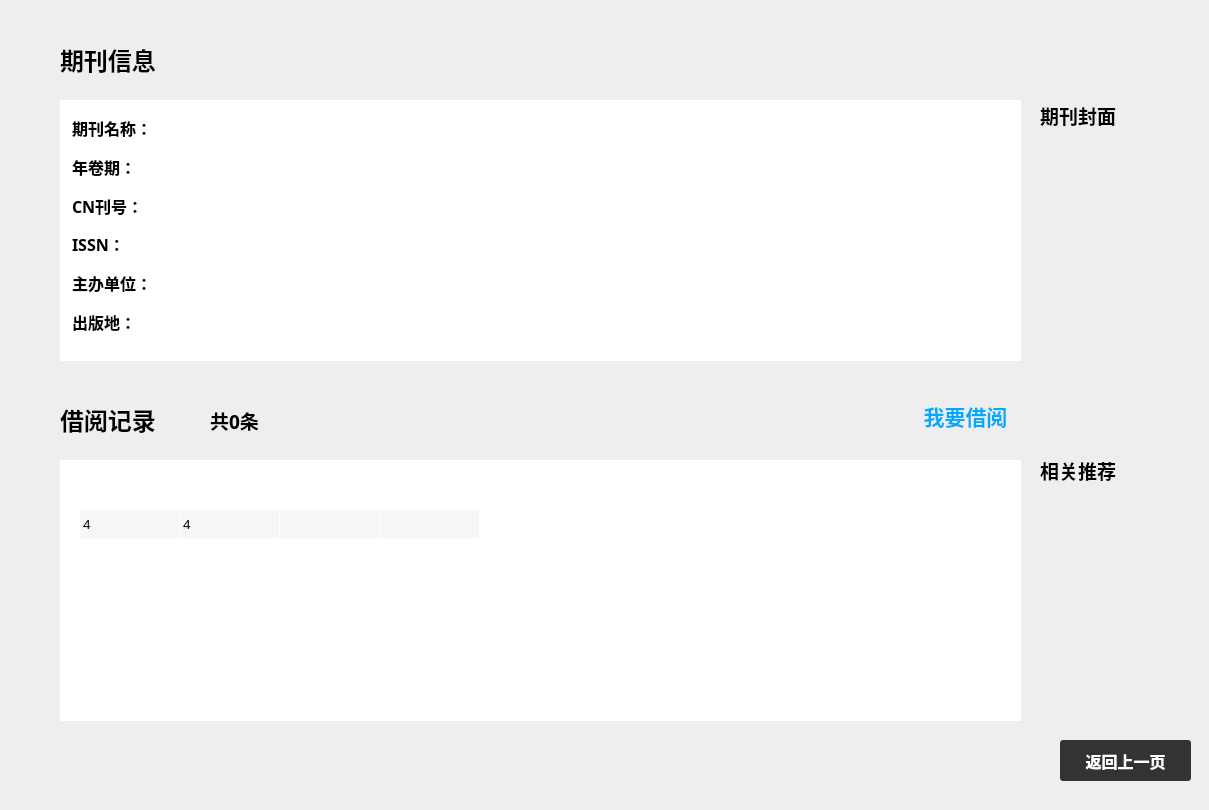
    <widget class="QWidget" name="page_3">
     <widget class="QLabel" name="label_4">
      <property name="geometry">
       <rect>
        <x>60</x>
        <y>30</y>
        <width>120</width>
        <height>60</height>
       </rect>
      </property>
      <property name="font">
       <font>
        <family>微软雅黑</family>
        <pointsize>18</pointsize>
        <weight>75</weight>
        <bold>true</bold>
       </font>
      </property>
      <property name="text">
       <string>期刊信息</string>
      </property>
     </widget>
     <widget class="QLabel" name="label_5">
      <property name="geometry">
       <rect>
        <x>0</x>
        <y>0</y>
        <width>1200</width>
        <height>801</height>
       </rect>
      </property>
      <property name="styleSheet">
       <string notr="true">QLabel{
background-color:rgb(238, 238, 238)
}</string>
      </property>
      <property name="text">
       <string/>
      </property>
     </widget>
     <widget class="QFrame" name="frame">
      <property name="geometry">
       <rect>
        <x>60</x>
        <y>100</y>
        <width>961</width>
        <height>261</height>
       </rect>
      </property>
      <property name="frameShape">
       <enum>QFrame::StyledPanel</enum>
      </property>
      <property name="frameShadow">
       <enum>QFrame::Raised</enum>
      </property>
      <widget class="QLabel" name="label_18">
       <property name="geometry">
        <rect>
         <x>0</x>
         <y>0</y>
         <width>961</width>
         <height>261</height>
        </rect>
       </property>
       <property name="styleSheet">
        <string notr="true">QLabel{
background-color:#ffffff;
}</string>
       </property>
       <property name="text">
        <string/>
       </property>
      </widget>
      <widget class="QLabel" name="label_6">
       <property name="geometry">
        <rect>
         <x>12</x>
         <y>12</y>
         <width>91</width>
         <height>31</height>
        </rect>
       </property>
       <property name="minimumSize">
        <size>
         <width>91</width>
         <height>31</height>
        </size>
       </property>
       <property name="maximumSize">
        <size>
         <width>91</width>
         <height>31</height>
        </size>
       </property>
       <property name="font">
        <font>
         <family>微软雅黑</family>
         <pointsize>12</pointsize>
         <weight>75</weight>
         <bold>true</bold>
        </font>
       </property>
       <property name="styleSheet">
        <string notr="true">QLabel{
background-color:#ffffff;
}</string>
       </property>
       <property name="text">
        <string>期刊名称：</string>
       </property>
      </widget>
      <widget class="QLabel" name="nameInfo">
       <property name="geometry">
        <rect>
         <x>103</x>
         <y>12</y>
         <width>700</width>
         <height>31</height>
        </rect>
       </property>
       <property name="minimumSize">
        <size>
         <width>700</width>
         <height>31</height>
        </size>
       </property>
       <property name="maximumSize">
        <size>
         <width>710</width>
         <height>31</height>
        </size>
       </property>
       <property name="font">
        <font>
         <family>微软雅黑</family>
         <pointsize>12</pointsize>
         <weight>75</weight>
         <bold>true</bold>
        </font>
       </property>
       <property name="styleSheet">
        <string notr="true">QLabel{
background-color:#ffffff;
}</string>
       </property>
       <property name="text">
        <string/>
       </property>
      </widget>
      <widget class="QLabel" name="label_13">
       <property name="geometry">
        <rect>
         <x>12</x>
         <y>128</y>
         <width>60</width>
         <height>31</height>
        </rect>
       </property>
       <property name="minimumSize">
        <size>
         <width>60</width>
         <height>31</height>
        </size>
       </property>
       <property name="maximumSize">
        <size>
         <width>60</width>
         <height>31</height>
        </size>
       </property>
       <property name="font">
        <font>
         <family>微软雅黑</family>
         <pointsize>12</pointsize>
         <weight>75</weight>
         <bold>true</bold>
        </font>
       </property>
       <property name="styleSheet">
        <string notr="true">QLabel{
background-color:#ffffff;
}</string>
       </property>
       <property name="text">
        <string>ISSN：</string>
       </property>
      </widget>
      <widget class="QLabel" name="ISSNInfo">
       <property name="geometry">
        <rect>
         <x>72</x>
         <y>128</y>
         <width>740</width>
         <height>31</height>
        </rect>
       </property>
       <property name="minimumSize">
        <size>
         <width>740</width>
         <height>31</height>
        </size>
       </property>
       <property name="maximumSize">
        <size>
         <width>740</width>
         <height>31</height>
        </size>
       </property>
       <property name="font">
        <font>
         <family>微软雅黑</family>
         <pointsize>12</pointsize>
         <weight>75</weight>
         <bold>true</bold>
        </font>
       </property>
       <property name="styleSheet">
        <string notr="true">QLabel{
background-color:#ffffff;
}</string>
       </property>
       <property name="text">
        <string/>
       </property>
      </widget>
      <widget class="QLabel" name="CNInfo">
       <property name="geometry">
        <rect>
         <x>97</x>
         <y>90</y>
         <width>715</width>
         <height>31</height>
        </rect>
       </property>
       <property name="minimumSize">
        <size>
         <width>715</width>
         <height>31</height>
        </size>
       </property>
       <property name="maximumSize">
        <size>
         <width>715</width>
         <height>31</height>
        </size>
       </property>
       <property name="font">
        <font>
         <family>微软雅黑</family>
         <pointsize>12</pointsize>
         <weight>75</weight>
         <bold>true</bold>
        </font>
       </property>
       <property name="styleSheet">
        <string notr="true">QLabel{
background-color:#ffffff;
}</string>
       </property>
       <property name="text">
        <string/>
       </property>
      </widget>
      <widget class="QLabel" name="label_12">
       <property name="geometry">
        <rect>
         <x>12</x>
         <y>90</y>
         <width>85</width>
         <height>31</height>
        </rect>
       </property>
       <property name="minimumSize">
        <size>
         <width>85</width>
         <height>31</height>
        </size>
       </property>
       <property name="maximumSize">
        <size>
         <width>85</width>
         <height>31</height>
        </size>
       </property>
       <property name="font">
        <font>
         <family>微软雅黑</family>
         <pointsize>12</pointsize>
         <weight>75</weight>
         <bold>true</bold>
        </font>
       </property>
       <property name="styleSheet">
        <string notr="true">QLabel{
background-color:#ffffff;
}</string>
       </property>
       <property name="text">
        <string>CN刊号：</string>
       </property>
      </widget>
      <widget class="QLabel" name="dateInfo">
       <property name="geometry">
        <rect>
         <x>83</x>
         <y>51</y>
         <width>730</width>
         <height>31</height>
        </rect>
       </property>
       <property name="minimumSize">
        <size>
         <width>730</width>
         <height>31</height>
        </size>
       </property>
       <property name="maximumSize">
        <size>
         <width>720</width>
         <height>31</height>
        </size>
       </property>
       <property name="font">
        <font>
         <family>微软雅黑</family>
         <pointsize>12</pointsize>
         <weight>75</weight>
         <bold>true</bold>
        </font>
       </property>
       <property name="styleSheet">
        <string notr="true">QLabel{
background-color:#ffffff;
}</string>
       </property>
       <property name="text">
        <string/>
       </property>
      </widget>
      <widget class="QLabel" name="label_10">
       <property name="geometry">
        <rect>
         <x>12</x>
         <y>51</y>
         <width>71</width>
         <height>31</height>
        </rect>
       </property>
       <property name="minimumSize">
        <size>
         <width>71</width>
         <height>31</height>
        </size>
       </property>
       <property name="maximumSize">
        <size>
         <width>71</width>
         <height>31</height>
        </size>
       </property>
       <property name="font">
        <font>
         <family>微软雅黑</family>
         <pointsize>12</pointsize>
         <weight>75</weight>
         <bold>true</bold>
        </font>
       </property>
       <property name="styleSheet">
        <string notr="true">QLabel{
background-color:#ffffff;
}</string>
       </property>
       <property name="text">
        <string>年卷期：</string>
       </property>
      </widget>
      <widget class="QLabel" name="label_15">
       <property name="geometry">
        <rect>
         <x>12</x>
         <y>206</y>
         <width>71</width>
         <height>31</height>
        </rect>
       </property>
       <property name="minimumSize">
        <size>
         <width>71</width>
         <height>31</height>
        </size>
       </property>
       <property name="maximumSize">
        <size>
         <width>71</width>
         <height>31</height>
        </size>
       </property>
       <property name="font">
        <font>
         <family>微软雅黑</family>
         <pointsize>12</pointsize>
         <weight>75</weight>
         <bold>true</bold>
        </font>
       </property>
       <property name="styleSheet">
        <string notr="true">QLabel{
background-color:#ffffff;
}</string>
       </property>
       <property name="text">
        <string>出版地：</string>
       </property>
      </widget>
      <widget class="QLabel" name="city">
       <property name="geometry">
        <rect>
         <x>83</x>
         <y>206</y>
         <width>730</width>
         <height>31</height>
        </rect>
       </property>
       <property name="minimumSize">
        <size>
         <width>730</width>
         <height>31</height>
        </size>
       </property>
       <property name="maximumSize">
        <size>
         <width>730</width>
         <height>31</height>
        </size>
       </property>
       <property name="font">
        <font>
         <family>微软雅黑</family>
         <pointsize>12</pointsize>
         <weight>75</weight>
         <bold>true</bold>
        </font>
       </property>
       <property name="styleSheet">
        <string notr="true">QLabel{
background-color:#ffffff;
}</string>
       </property>
       <property name="text">
        <string/>
       </property>
      </widget>
      <widget class="QLabel" name="label_14">
       <property name="geometry">
        <rect>
         <x>12</x>
         <y>167</y>
         <width>91</width>
         <height>31</height>
        </rect>
       </property>
       <property name="minimumSize">
        <size>
         <width>91</width>
         <height>31</height>
        </size>
       </property>
       <property name="maximumSize">
        <size>
         <width>91</width>
         <height>31</height>
        </size>
       </property>
       <property name="font">
        <font>
         <family>微软雅黑</family>
         <pointsize>12</pointsize>
         <weight>75</weight>
         <bold>true</bold>
        </font>
       </property>
       <property name="styleSheet">
        <string notr="true">QLabel{
background-color:#ffffff;
}</string>
       </property>
       <property name="text">
        <string>主办单位：</string>
       </property>
      </widget>
      <widget class="QLabel" name="unit">
       <property name="geometry">
        <rect>
         <x>103</x>
         <y>167</y>
         <width>710</width>
         <height>31</height>
        </rect>
       </property>
       <property name="minimumSize">
        <size>
         <width>710</width>
         <height>31</height>
        </size>
       </property>
       <property name="maximumSize">
        <size>
         <width>710</width>
         <height>31</height>
        </size>
       </property>
       <property name="font">
        <font>
         <family>微软雅黑</family>
         <pointsize>12</pointsize>
         <weight>75</weight>
         <bold>true</bold>
        </font>
       </property>
       <property name="styleSheet">
        <string notr="true">QLabel{
background-color:#ffffff;
}</string>
       </property>
       <property name="text">
        <string/>
       </property>
      </widget>
      <zorder>label_18</zorder>
      <zorder>nameInfo</zorder>
      <zorder>label_13</zorder>
      <zorder>ISSNInfo</zorder>
      <zorder>CNInfo</zorder>
      <zorder>label_12</zorder>
      <zorder>dateInfo</zorder>
      <zorder>label_10</zorder>
      <zorder>label_15</zorder>
      <zorder>city</zorder>
      <zorder>label_14</zorder>
      <zorder>unit</zorder>
      <zorder>label_6</zorder>
     </widget>
     <widget class="QLabel" name="label_19">
      <property name="geometry">
       <rect>
        <x>60</x>
        <y>460</y>
        <width>961</width>
        <height>261</height>
       </rect>
      </property>
      <property name="styleSheet">
       <string notr="true">QLabel{
background-color:#ffffff;
}</string>
      </property>
      <property name="text">
       <string/>
      </property>
     </widget>
     <widget class="QLabel" name="label_20">
      <property name="geometry">
       <rect>
        <x>60</x>
        <y>390</y>
        <width>120</width>
        <height>60</height>
       </rect>
      </property>
      <property name="font">
       <font>
        <family>微软雅黑</family>
        <pointsize>18</pointsize>
        <weight>75</weight>
        <bold>true</bold>
       </font>
      </property>
      <property name="text">
       <string>借阅记录</string>
      </property>
     </widget>
     <widget class="QTableWidget" name="tableWidget">
      <property name="geometry">
       <rect>
        <x>80</x>
        <y>480</y>
        <width>921</width>
        <height>231</height>
       </rect>
      </property>
      <property name="font">
       <font>
        <family>Microsoft YaHei</family>
        <pointsize>10</pointsize>
       </font>
      </property>
      <property name="styleSheet">
       <string notr="true">QTableWidget{
border:none;
}
QHeaderView{
font-family: &quot;Microsoft YaHei&quot;;
font-weight:bold;
font-size:17px;
color: #303030;
}</string>
      </property>
      <property name="autoScroll">
       <bool>false</bool>
      </property>
      <property name="editTriggers">
       <set>QAbstractItemView::NoEditTriggers</set>
      </property>
      <property name="alternatingRowColors">
       <bool>true</bool>
      </property>
      <property name="selectionMode">
       <enum>QAbstractItemView::SingleSelection</enum>
      </property>
      <property name="selectionBehavior">
       <enum>QAbstractItemView::SelectRows</enum>
      </property>
      <property name="verticalScrollMode">
       <enum>QAbstractItemView::ScrollPerPixel</enum>
      </property>
      <property name="horizontalScrollMode">
       <enum>QAbstractItemView::ScrollPerPixel</enum>
      </property>
      <property name="showGrid">
       <bool>true</bool>
      </property>
      <property name="gridStyle">
       <enum>Qt::NoPen</enum>
      </property>
      <property name="cornerButtonEnabled">
       <bool>true</bool>
      </property>
      <attribute name="horizontalHeaderVisible">
       <bool>false</bool>
      </attribute>
      <attribute name="horizontalHeaderCascadingSectionResizes">
       <bool>false</bool>
      </attribute>
      <attribute name="horizontalHeaderDefaultSectionSize">
       <number>100</number>
      </attribute>
      <attribute name="horizontalHeaderHighlightSections">
       <bool>true</bool>
      </attribute>
      <attribute name="horizontalHeaderMinimumSectionSize">
       <number>50</number>
      </attribute>
      <attribute name="horizontalHeaderShowSortIndicator" stdset="0">
       <bool>false</bool>
      </attribute>
      <attribute name="horizontalHeaderStretchLastSection">
       <bool>false</bool>
      </attribute>
      <attribute name="verticalHeaderVisible">
       <bool>false</bool>
      </attribute>
      <attribute name="verticalHeaderHighlightSections">
       <bool>false</bool>
      </attribute>
      <row>
       <property name="text">
        <string>新建行</string>
       </property>
      </row>
      <row>
       <property name="text">
        <string>新建行</string>
       </property>
      </row>
      <column>
       <property name="text">
        <string>用户号</string>
       </property>
      </column>
      <column>
       <property name="text">
        <string>用户名</string>
       </property>
      </column>
      <column>
       <property name="text">
        <string>借阅日期</string>
       </property>
      </column>
      <column>
       <property name="text">
        <string>归还时期</string>
       </property>
      </column>
      <item row="1" column="0">
       <property name="text">
        <string>4</string>
       </property>
      </item>
      <item row="1" column="1">
       <property name="text">
        <string>4</string>
       </property>
      </item>
     </widget>
     <widget class="QLabel" name="label_21">
      <property name="geometry">
       <rect>
        <x>1030</x>
        <y>150</y>
        <width>151</width>
        <height>211</height>
       </rect>
      </property>
      <property name="text">
       <string/>
      </property>
      <property name="pixmap">
       <pixmap resource="myicon.qrc">:/icons/backbook.jpg</pixmap>
      </property>
      <property name="scaledContents">
       <bool>true</bool>
      </property>
     </widget>
     <widget class="QLabel" name="label_22">
      <property name="geometry">
       <rect>
        <x>1040</x>
        <y>100</y>
        <width>120</width>
        <height>31</height>
       </rect>
      </property>
      <property name="font">
       <font>
        <family>微软雅黑</family>
        <pointsize>14</pointsize>
        <weight>75</weight>
        <bold>true</bold>
       </font>
      </property>
      <property name="text">
       <string>期刊封面</string>
      </property>
     </widget>
     <widget class="QLabel" name="label_23">
      <property name="geometry">
       <rect>
        <x>1040</x>
        <y>450</y>
        <width>120</width>
        <height>41</height>
       </rect>
      </property>
      <property name="font">
       <font>
        <family>微软雅黑</family>
        <pointsize>14</pointsize>
        <weight>75</weight>
        <bold>true</bold>
       </font>
      </property>
      <property name="text">
       <string>相关推荐</string>
      </property>
     </widget>
     <widget class="QPushButton" name="pushButton_12">
      <property name="geometry">
       <rect>
        <x>910</x>
        <y>390</y>
        <width>111</width>
        <height>51</height>
       </rect>
      </property>
      <property name="font">
       <font>
        <family>微软雅黑</family>
        <pointsize>16</pointsize>
        <weight>75</weight>
        <bold>true</bold>
       </font>
      </property>
      <property name="cursor">
       <cursorShape>PointingHandCursor</cursorShape>
      </property>
      <property name="styleSheet">
       <string notr="true">QPushButton{
border:none;
color:rgb(0, 170, 255);
}
QPushButton:hover{
border:none;
color:rgb(0, 153, 229);
}</string>
      </property>
      <property name="text">
       <string>我要借阅</string>
      </property>
     </widget>
     <widget class="QPushButton" name="pushButton_13">
      <property name="geometry">
       <rect>
        <x>1060</x>
        <y>740</y>
        <width>131</width>
        <height>41</height>
       </rect>
      </property>
      <property name="font">
       <font>
        <family>微软雅黑</family>
        <pointsize>12</pointsize>
        <weight>75</weight>
        <bold>true</bold>
       </font>
      </property>
      <property name="cursor">
       <cursorShape>PointingHandCursor</cursorShape>
      </property>
      <property name="styleSheet">
       <string notr="true">QPushButton{
background-color:#333333;
color:rgb(255, 255, 255);
border-radius:3px;
}
QPushButton:hover{
background-color:#000000;
}</string>
      </property>
      <property name="text">
       <string>返回上一页</string>
      </property>
     </widget>
     <widget class="QLabel" name="borNum">
      <property name="geometry">
       <rect>
        <x>210</x>
        <y>400</y>
        <width>71</width>
        <height>41</height>
       </rect>
      </property>
      <property name="font">
       <font>
        <family>微软雅黑</family>
        <pointsize>14</pointsize>
        <weight>75</weight>
        <bold>true</bold>
       </font>
      </property>
      <property name="text">
       <string>共0条</string>
      </property>
     </widget>
     <zorder>label_5</zorder>
     <zorder>label_4</zorder>
     <zorder>frame</zorder>
     <zorder>label_19</zorder>
     <zorder>label_20</zorder>
     <zorder>tableWidget</zorder>
     <zorder>label_21</zorder>
     <zorder>label_22</zorder>
     <zorder>label_23</zorder>
     <zorder>pushButton_12</zorder>
     <zorder>pushButton_13</zorder>
     <zorder>borNum</zorder>
    </widget>
